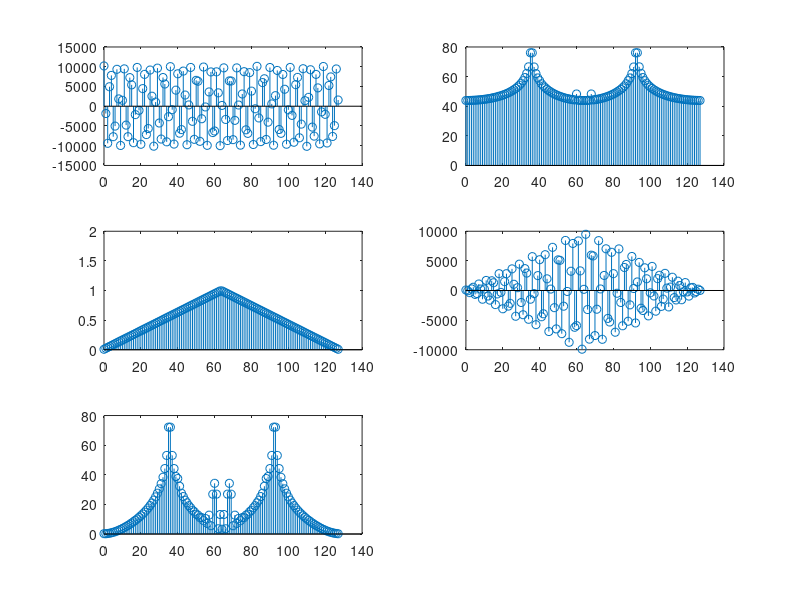

Write the MATLAB code that produced this figure.
N = 128
n = 0 : 127
x = 10000 * cos(2 * pi *35.5 / 128 *n) +100 * cos (2 * pi * 40 /128 *n) + 100 * cos (2 * pi * 60 / 128 * n )
%crtanje ulaznog signala
subplot(3, 2, 1), stem(n, x)

%amplitudska karakteristika
X = 2*(abs (fft(x)))/ N;
X = 20 * log10(X)

%crtanje amplitudske karaktersitike
subplot(3, 2, 2), stem(n, X)

%prozorska funckija i njeno crtanje
w = triang(N)';
subplot(3, 2, 3), stem(n, w)
axis([0 140 0 2]);
y = x.*w
subplot(3, 2, 4), stem(n, y)
Y = 2*(abs(fft(y))) / N
Y = 20 * log10(Y)
subplot(3, 2, 5), stem(n, Y)

%Hanova  hanning
%Hamingova  hamming
%Blekmenova blackman
%Kajzerova(beta 4 i beta 9) kaiser (N, 4), kaiser(N, 9)
